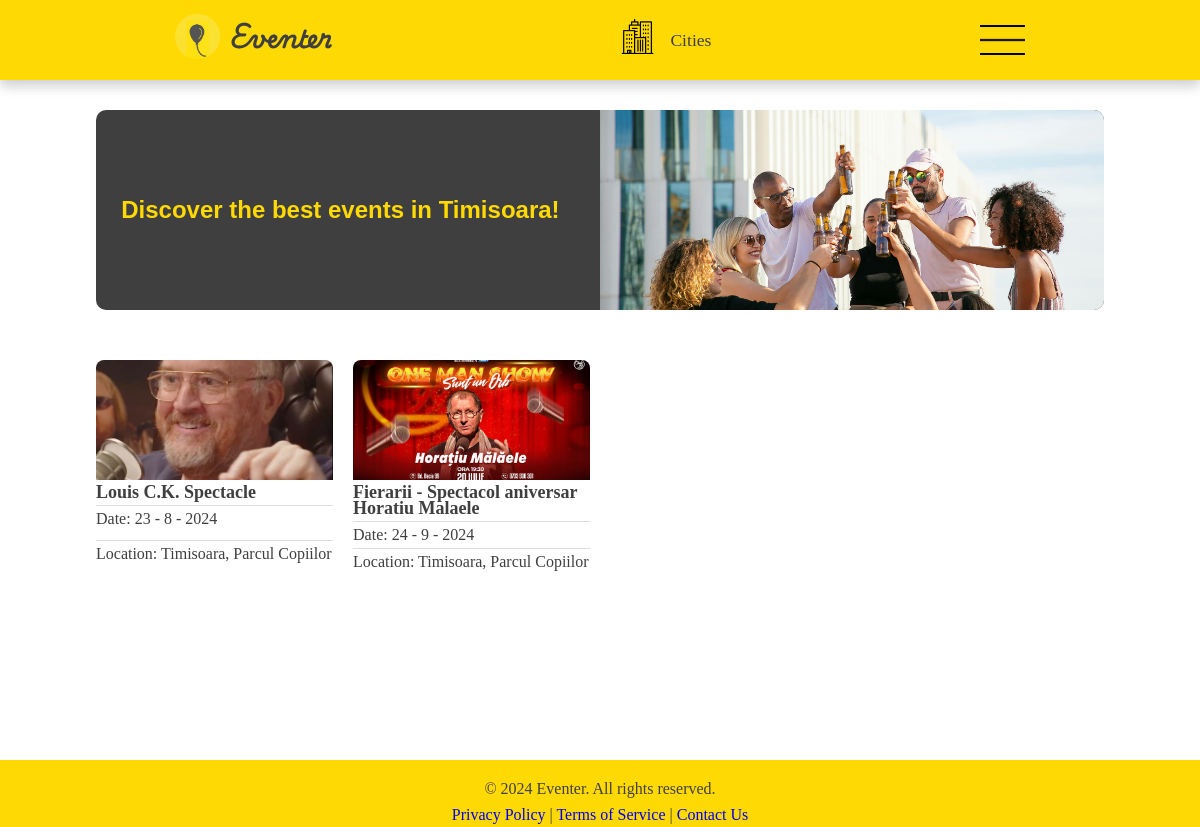
Before: / with the older database file.
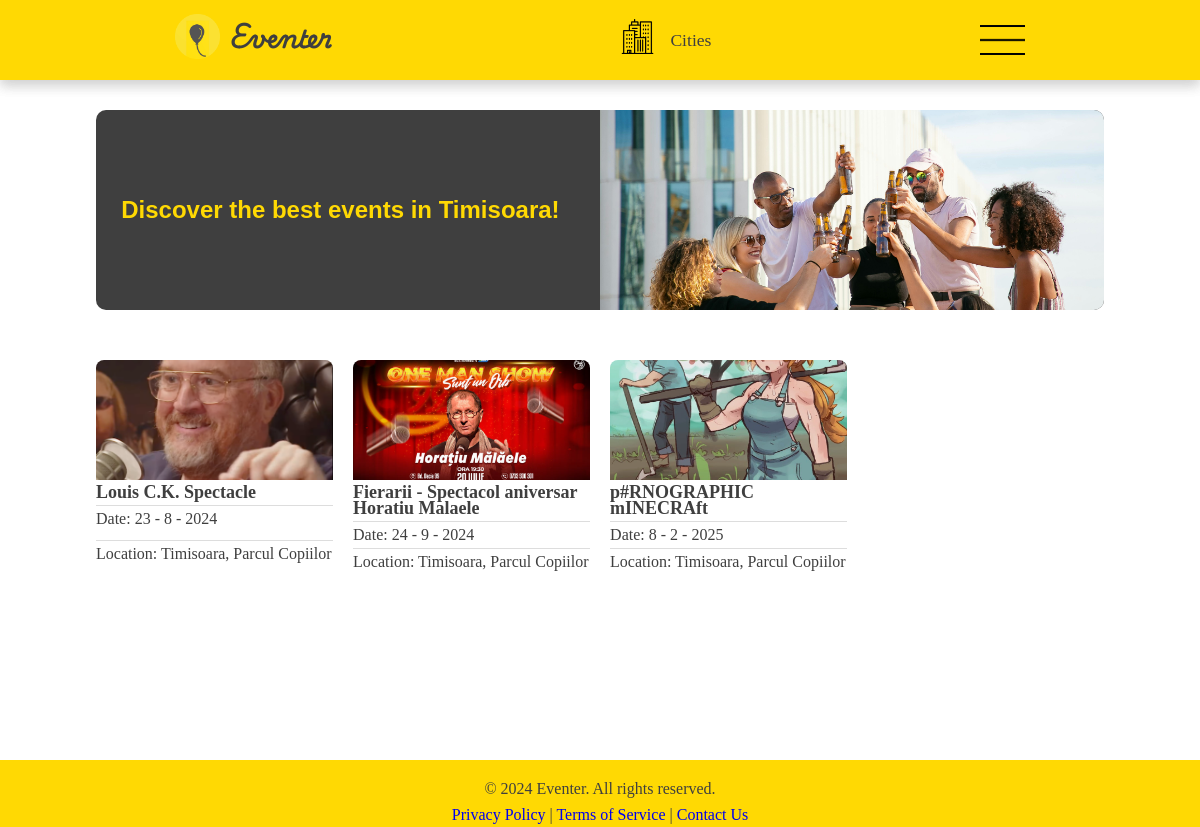
After: the same page with the newer database file.
### app/models.py (models this page shows, shortened)
class Event(db.Model):
    id = db.Column("id", db.Integer, primary_key=True)
    title = db.Column("title", db.String(80), unique=False, nullable=False)
    description = db.Column("description", db.String(10000), unique=False, nullable=False)
    image_filepath = db.Column("filename", db.String(255), unique=False, nullable=False)
    date = db.Column("date", db.Date(), unique=False)

### app/routes.py (the view)
@app.route("/")
def index():
    events = db.session.query(Event)
    return render_template("index.html", events=events)

### app/templates/index.html (shortened to what this page needs)
<!DOCTYPE html>
<html lang="en">
<head>
    <link rel="stylesheet" href="../static/css/index.css">
</head>
<body id="body">
    <header>
        <nav class="navbar">
            <div class="logos">
                <a href="/"><img class="logo_img" src="../static/images/logo.png" alt="error img"></a>
                <a href="/" class="logo_text">Eventer</a>
            </div>
            <div class="cities">
                <a href="#"><img class="city_icon" src="../static/images/city.png" alt="rooro"></a>
                <a href="#"><p>Cities</p></a>
            </div>
            <div class="menu">
                <img id="menu__opener" onclick="menuDictating()" class="hamburger_menu" src="../static/images/hamburger_menu.png" alt="error img">
            </div>
        </nav>
    </header>
    <main>
        <section class="hero">
            <div class="hero-left">
                <h2>Discover the best events in Timisoara!</h2>
            </div>
            <div class="hero-right">
                <img src="../static/images/hero.jpg">
            </div>
        </section>
        <section id="events">
            {% for event in events %}
                <article class="event-card" data-article="{{ url_for('get_event', event_id=event.id) }}">
                    <img src="{{ url_for('static',
                    filename=event.image_filepath.replace('app\\static\\', '').replace('\\', '/')) }}"
                    alt="{{ event.title }}">
                    <h3>{{ event.title }}</h3>
                    <p class="event-date">Date: {{ event.date.day }} {{"-"}} {{event.date.month}} {{"-"}} {{event.date.year}}</p>
                    <p class="event-location">Location: Timisoara, Parcul Copiilor</p>
                </article>
            {% endfor %}
        </section>
    </main>
    <footer>
        <nav>
        <p>&copy; 2024 Eventer. All rights reserved.</p>
        <a href="#">Privacy Policy</a> |
        <a href="#">Terms of Service</a> |
        <a href="#">Contact Us</a>
        </nav>
    </footer>
</body>
</html>

### app/static/css/index.css (style rules this page uses)
* { box-sizing: border-box; }
header { position: -webkit-sticky; position: sticky; z-index: 10; top: 0; background-color: #ffd903; color: white; box-shadow: 0 6px 12px rgba(0, 0, 0, 0.1); height: auto; width: 100%; display: block; }
.navbar { display: flex; justify-content: space-around; align-items: center; width: 100%; height: 3rem; padding: 40px; top: 0; position: sticky; z-index: 3; box-shadow: 0 6px 12px rgba(0, 0, 0, 0.1); background-color: #ffd903; }
.logos { display: flex; align-items: center; }
.logo_img { width: 45px; }
.logo_text { padding: 0px 20px 5px 10px; font-size: 1.5rem; font-family: 'Playwrite'; color:#3f3f3f;; text-decoration: none; font-weight: bold; }
.menu { display: flex; }
.hamburger_menu { display: flex; width: 45px; cursor: pointer; }
.cities { display: flex; align-items: center; justify-content: center; }
.cities a { text-decoration: none; color: #3f3f3f; }
.cities p { padding: 0 0 0 15px; font-size: 1.1rem; }
.city_icon { width: 35px; }
@media screen and (min-width: 700px) { .navbar { display: flex; justify-content: space-around; align-items: center; width: 100%; height: 0; } }
.hero { height: 200px; display: flex; flex-direction: row; align-items: center; justify-content: center; border-radius: 10px; padding: 35px 0; margin-bottom: 30px; margin-top: 30px; background-color: #3f3f3f; font-family: 'Gill Sans', 'Gill Sans MT', Calibri, 'Trebuchet MS', sans-serif; overflow: hidden; }
.hero-right { flex: 1; display: flex; align-items: center; justify-content: center; }
.hero-left { flex: 1; display: flex; flex-direction: column; justify-content: center; color:#ffd903; }
.hero-left h2 { font-family:'Franklin Gothic Medium', 'Arial Narrow', Arial, sans-serif; padding-left: 5%; }
.hero-right img { max-width: 100%; max-height: 100%; object-fit: cover; border-radius: 10px; }
body { background-color: white; color: #3f3f3f; line-height: 1.6; margin: 0; display: flex; flex-direction: column; min-height: 100vh; }
body, h1, h2, p { margin: 0; padding: 0; font-family: 'Times New Roman', Times, serif; }
main { padding-left: 8%; padding-right: 8%; max-width: 100%; margin: 0 auto; flex: 1; }
footer { background-color: #ffd903; color: #3f3f3f; padding: 1rem 0; text-align: center; margin-top: 2rem; bottom: 0; height: 2.5rem; }
footer nav { color: #3f3f3f; background-color: #ffd903; }
footer nav a { text-decoration: none; }
#events { display: grid; place-items: center; grid-template-columns: repeat(4, minmax(200px, 1fr)); gap: 2%; margin-top: 5%; }
.event-card { display: flex; flex-direction: column; background-color: white; padding: 0px; border-radius: 10px; cursor: pointer; transition: background-color 0.3s, transform 0.3s, box-shadow 0.3s; width: 100%; height: 100%; box-sizing: border-box; }
.event-card img { width: 100%; height: 120px; object-fit: cover; border-radius: 8px 8px 0 0; margin-bottom: 1.5%; }
.event-card h3 { margin-top: 0%; margin-bottom: 2%; line-height: 90%; font-size: 1.125rem; }
.event-card p { margin: 0; padding: 0.1rem; flex: 1; }
.event-card .event-date { padding: 0.0; border-top: 1px solid #ddd; }
.event-card .event-location { padding: 0.0; border-top: 1px solid #ddd; }
* { border: 0px solid red; }

Changed rows visible on the page:
added Event: shows a picture, title "p#RNOGRAPHIC mINECRAft", date.day "8", value "-", date.month "2", date.year "2025"
